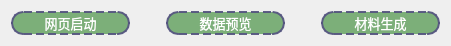
    <widget class="QWidget" name="horizontalLayoutWidget">
     <property name="geometry">
      <rect>
       <x>50</x>
       <y>560</y>
       <width>451</width>
       <height>31</height>
      </rect>
     </property>
     <layout class="QHBoxLayout" name="horizontalLayout_7">
      <item>
       <widget class="QPushButton" name="Runpage_Button">
        <property name="sizePolicy">
         <sizepolicy hsizetype="Minimum" vsizetype="Preferred">
          <horstretch>0</horstretch>
          <verstretch>0</verstretch>
         </sizepolicy>
        </property>
        <property name="font">
         <font>
          <family>微软雅黑</family>
          <pointsize>10</pointsize>
          <weight>9</weight>
          <italic>false</italic>
          <bold>false</bold>
         </font>
        </property>
        <property name="cursor">
         <cursorShape>ArrowCursor</cursorShape>
        </property>
        <property name="autoFillBackground">
         <bool>false</bool>
        </property>
        <property name="styleSheet">
         <string notr="true">QPushButton{
	background-color: rgb(124, 175, 121);
border-radius:12px;
border:2px dashed;
border-color: rgba(85, 85, 127, 240);
font: 75 10pt &quot;微软雅黑&quot;;
color: rgb(255, 255, 255);

}</string>
        </property>
        <property name="text">
         <string>网页启动</string>
        </property>
       </widget>
      </item>
      <item>
       <spacer name="horizontalSpacer_5">
        <property name="orientation">
         <enum>Qt::Horizontal</enum>
        </property>
        <property name="sizeType">
         <enum>QSizePolicy::Fixed</enum>
        </property>
        <property name="sizeHint" stdset="0">
         <size>
          <width>30</width>
          <height>20</height>
         </size>
        </property>
       </spacer>
      </item>
      <item>
       <widget class="QPushButton" name="Preview_Button">
        <property name="sizePolicy">
         <sizepolicy hsizetype="Minimum" vsizetype="Preferred">
          <horstretch>0</horstretch>
          <verstretch>0</verstretch>
         </sizepolicy>
        </property>
        <property name="font">
         <font>
          <family>微软雅黑</family>
          <pointsize>10</pointsize>
          <weight>9</weight>
          <italic>false</italic>
          <bold>false</bold>
         </font>
        </property>
        <property name="styleSheet">
         <string notr="true">QPushButton{
	background-color: rgb(124, 175, 121);
border-radius:12px;
border:2px dashed;
border-color: rgba(85, 85, 127, 240);
font: 75 10pt &quot;微软雅黑&quot;;
color: rgb(255, 255, 255);

}</string>
        </property>
        <property name="text">
         <string>数据预览</string>
        </property>
       </widget>
      </item>
      <item>
       <spacer name="horizontalSpacer_6">
        <property name="orientation">
         <enum>Qt::Horizontal</enum>
        </property>
        <property name="sizeType">
         <enum>QSizePolicy::Fixed</enum>
        </property>
        <property name="sizeHint" stdset="0">
         <size>
          <width>30</width>
          <height>20</height>
         </size>
        </property>
       </spacer>
      </item>
      <item>
       <widget class="QPushButton" name="Generate_Button">
        <property name="sizePolicy">
         <sizepolicy hsizetype="Minimum" vsizetype="Preferred">
          <horstretch>0</horstretch>
          <verstretch>0</verstretch>
         </sizepolicy>
        </property>
        <property name="font">
         <font>
          <family>微软雅黑</family>
          <pointsize>10</pointsize>
          <weight>9</weight>
          <italic>false</italic>
          <bold>false</bold>
         </font>
        </property>
        <property name="styleSheet">
         <string notr="true">QPushButton{
	background-color: rgb(124, 175, 121);
border-radius:12px;
border:2px dashed;
border-color: rgba(85, 85, 127, 240);
font: 75 10pt &quot;微软雅黑&quot;;
color: rgb(255, 255, 255);

}</string>
        </property>
        <property name="text">
         <string>材料生成</string>
        </property>
       </widget>
      </item>
     </layout>
    </widget>
